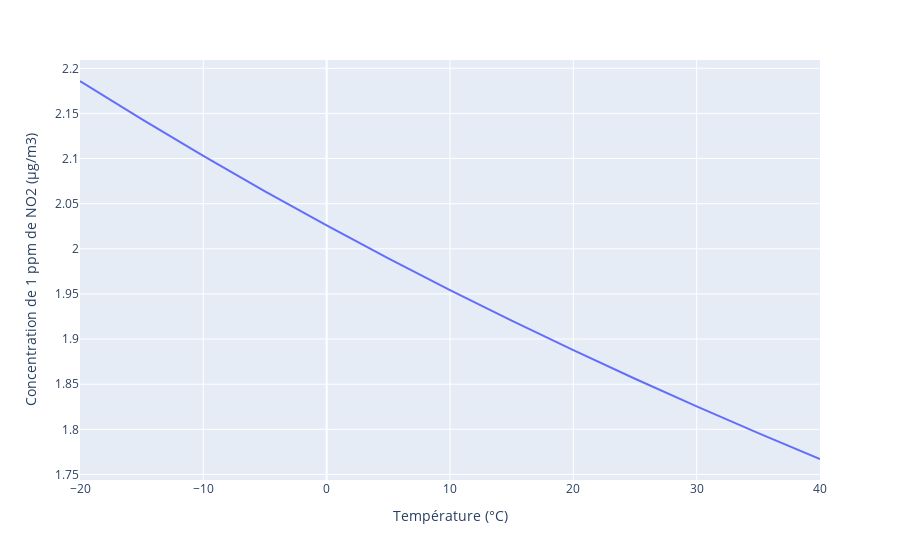

The code cell stored with this chart in its notebook:
### Markdown cell above
## Influence de la température

### Code cell
c = []
for t in range(-20, 41, 5):
    c.append(ppm_to_mass(1, t, 1000, 46.01))

df = pd.DataFrame(data={'Température (°C)': range(-20, 41, 5), 'Concentration de 1 ppm de NO2 (µg/m3)': c})

fig = px.line(df, x='Température (°C)', y='Concentration de 1 ppm de NO2 (µg/m3)')
fig.show()

### Figure 1 — Plotly figure (JSON) as saved in the notebook; plotly's stock layout.template omitted (floating-point values rounded to 4 significant figures)
{"data": [{"hovertemplate": "Température (°C)=%{x}<br>Concentration de 1 ppm de NO2 (µg/m3)=%{y}<extra></extra>", "legendgroup": "", "line": {"color": "#636efa", "dash": "solid"}, "marker": {"symbol": "circle"}, "mode": "lines", "name": "", "orientation": "v", "showlegend": false, "type": "scatter", "x": [-20, -15, -10, -5, 0, 5, 10, 15, 20, 25, 30, 35, 40], "xaxis": "x", "y": [2.186, 2.144, 2.103, 2.064, 2.026, 1.989, 1.954, 1.92, 1.888, 1.856, 1.825, 1.796, 1.767], "yaxis": "y"}], "layout": {"legend": {"tracegroupgap": 0}, "margin": {"t": 60}, "xaxis": {"anchor": "y", "domain": [0, 1], "title": {"text": "Température (°C)"}}, "yaxis": {"anchor": "x", "domain": [0, 1], "title": {"text": "Concentration de 1 ppm de NO2 (µg/m3)"}}}}
